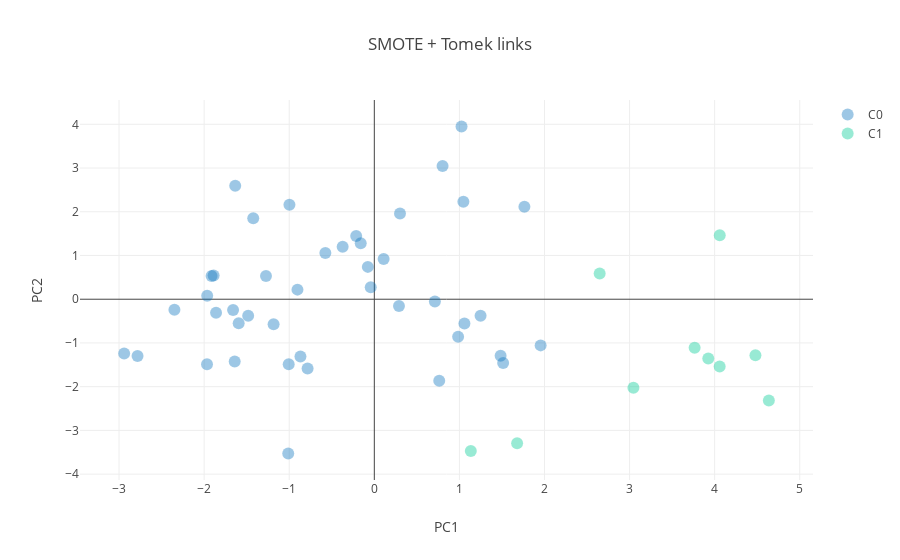

Notebook cell for this chart:
### Markdown cell above
## Over-sampling followed by under-sampling
Now, we will do a combination of over-sampling and under-sampling, using the SMOTE and Tomek links techniques:

### Code cell
from imblearn.combine import SMOTETomek

smt = SMOTETomek(ratio='auto',smote = SMOTE(sampling_strategy={'C1': 10},k_neighbors=4),
                 tomek=TomekLinks())
X_smt, y_smt = smt.fit_sample(X_PCA, y=df['target'])

plot_2d_space(X_smt, y_smt, title='SMOTE + Tomek links')

### Figure 1 — Plotly figure (JSON) as saved in the notebook; plotly's stock layout.template omitted (floating-point values rounded to 4 significant figures)
{"data": [{"marker": {"color": "#0D76BF", "line": {"color": "rgba(217, 217, 217, 0.14)", "width": 0.5}, "opacity": 0.4, "size": 12}, "mode": "markers", "name": "C0", "type": "scatter", "uid": "96235184-82ce-4074-b793-97fb013ffb35", "x": [0.9849, 1.025, -0.9975, 1.514, -0.8681, -1.012, -2.349, 1.955, -0.9033, -1.66, -0.07643, -0.7844, -1.641, -0.2132, -0.04215, 0.1093, -1.006, -1.635, -1.966, -1.964, -0.1598, 0.2898, -1.889, 1.047, -1.594, -2.783, 1.484, 1.249, -0.5755, 1.764, 0.7629, -1.184, -1.86, -1.423, 0.802, -0.3721, 1.059, 0.3018, -1.483, -1.273, -2.94, 0.7119, -1.913], "y": [-0.8576, 3.95, 2.161, -1.461, -1.308, -3.528, -0.2401, -1.056, 0.2194, -0.2489, 0.7396, -1.583, -1.425, 1.446, 0.2714, 0.9207, -1.487, 2.593, -1.487, 0.08124, 1.279, -0.1546, 0.5421, 2.229, -0.5513, -1.3, -1.295, -0.376, 1.056, 2.116, -1.867, -0.5735, -0.3072, 1.849, 3.045, 1.2, -0.5576, 1.959, -0.3773, 0.5325, -1.24, -0.05301, 0.529]}, {"marker": {"color": "#00cc96", "line": {"color": "rgba(217, 217, 217, 0.14)", "width": 0.5}, "opacity": 0.4, "size": 12}, "mode": "markers", "name": "C1", "type": "scatter", "uid": "2f89ae70-2ff3-4518-92bd-6e77fa16bfe4", "x": [4.637, 2.649, 1.134, 3.925, 4.06, 1.678, 4.059, 3.765, 3.045, 4.479], "y": [-2.314, 0.5861, -3.472, -1.356, 1.461, -3.293, -1.537, -1.112, -2.023, -1.284]}], "layout": {"title": {"text": "SMOTE + Tomek links"}, "xaxis": {"showline": false, "title": {"text": "PC1"}}, "yaxis": {"showline": false, "title": {"text": "PC2"}}}}
